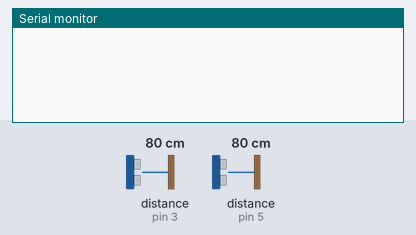
Recording of a sketch running on a simulated Arduino Uno, built with avr-gcc and run on an emulated ATmega328P. On the bench: the last lines printed to the serial monitor. Wiring (inferred from the names in the program): 2 × ultrasonic range finder: trigger pin 2, echo pin 3 / trigger pin 4, echo pin 5. The test bench sets the inputs (shaded band); at power-on: distance to the obstacle (sensors on pin 3, pin 5) 80 cm. The echo pulse lasts 58.3 µs per cm.

Above: at 1.2 s.
1.3 s: distance to the obstacle (sensor on pin 3) set to 2 cm
At 1.64 s:
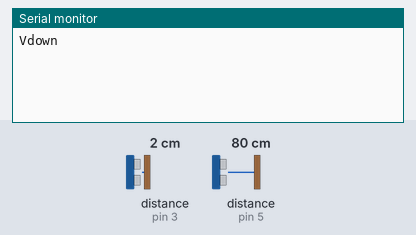
3.5 s: distance to the obstacle (sensor on pin 3) set to 18 cm
At 3.75 s:
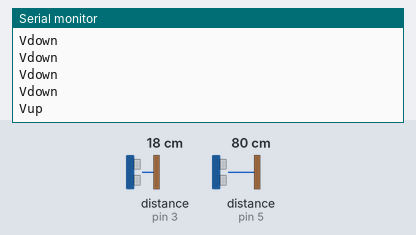

Measured:
- after the input at 1.3 s, the serial monitor: prints a new line after 0.14 s (image 1)
- after the input at 3.5 s, the serial monitor: prints a new line at once (image 2)

The sketch:

projectf.ino
```cpp
const int trigger1 = 2; //Trigger pin of 1st Sesnor
const int echo1 = 3; //Echo pin of 1st Sesnor
const int trigger2 = 4; //Trigger pin of 2nd Sesnor
const int echo2 = 5;//Echo pin of 2nd Sesnor
long time_taken;
int dist,distL,distR;

void setup()
{
  Serial.begin(9600);
  pinMode(trigger1, OUTPUT);
  pinMode(echo1, INPUT);
  pinMode(trigger2, OUTPUT);
  pinMode(echo2, INPUT);
}

/*###Function to calculate distance###*/
void calculate_distance(int trigger, int echo)
{
  digitalWrite(trigger, LOW);
  delayMicroseconds(2);
  digitalWrite(trigger, HIGH);
  delayMicroseconds(10);
  digitalWrite(trigger, LOW);
  time_taken = pulseIn(echo, HIGH);
  dist= time_taken*0.034/2;
  if (dist>60)
  dist = 60;
}

void loop() //infinite loop
{
  calculate_distance(trigger1,echo1);
  distL =dist; //get distance of left sensor
  calculate_distance(trigger2,echo2);
  distR =dist; //get distance of right sensor

  //Pause Modes -Hold
  if ((distL >40 && distR>40) && (distL <60 && distR<60)) //Detect both hands
  {
    Serial.println("Play/Pause");
    delay (500);
  }

  calculate_distance(trigger1,echo1);
  distL =dist;
  calculate_distance(trigger2,echo2);
  distR =dist;

  //Control Modes
  //Lock Left - Control Mode
  if (distR>=50 && distL<=50)
  {
    delay(100); //Hand Hold Time
    calculate_distance(trigger1,echo1);
    distL =dist;
    while(distL<=50)
      {
        calculate_distance(trigger1,echo1);
        distL =dist;
        if (distL>10) //Hand pushed in
        {
          Serial.println ("Vup");
          delay (300);
        }
      if (distL<40) //Hand pulled out
        {
          Serial.println ("Vdown");
          delay (300);
        }
      }
   }

  if (distL>=50 && distR<=50)
  {
    delay(100); //Hand Hold Time
    calculate_distance(trigger2,echo2);
    distR =dist;
    while(distR<=40)
    {
        calculate_distance(trigger2,echo2);
        distR =dist;
        if (distR<10) //Right hand pushed in
        {
          Serial.println ("Rewind");
          delay (300);
        }
        if (distR>10) //Right hand pulled out
        {
          Serial.println ("Forward");
          delay (300);
        }
     }
  }
delay(200);
}
```
